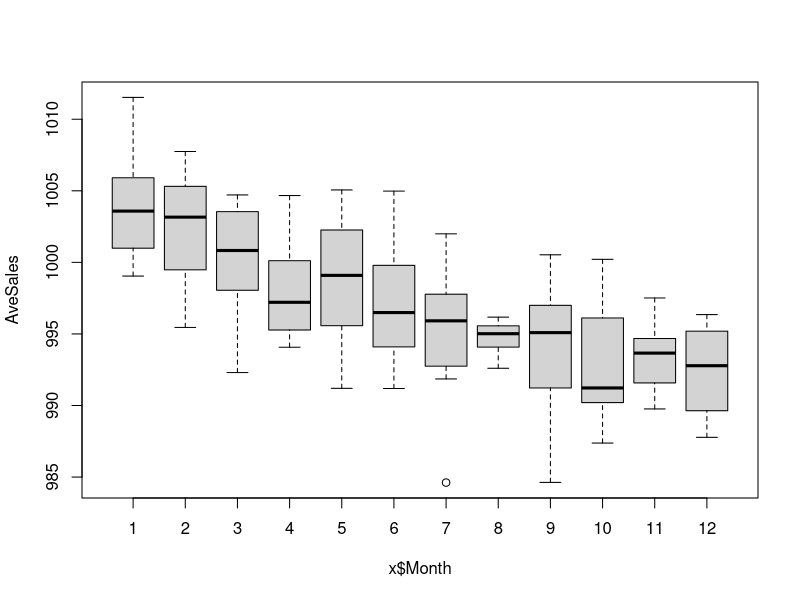
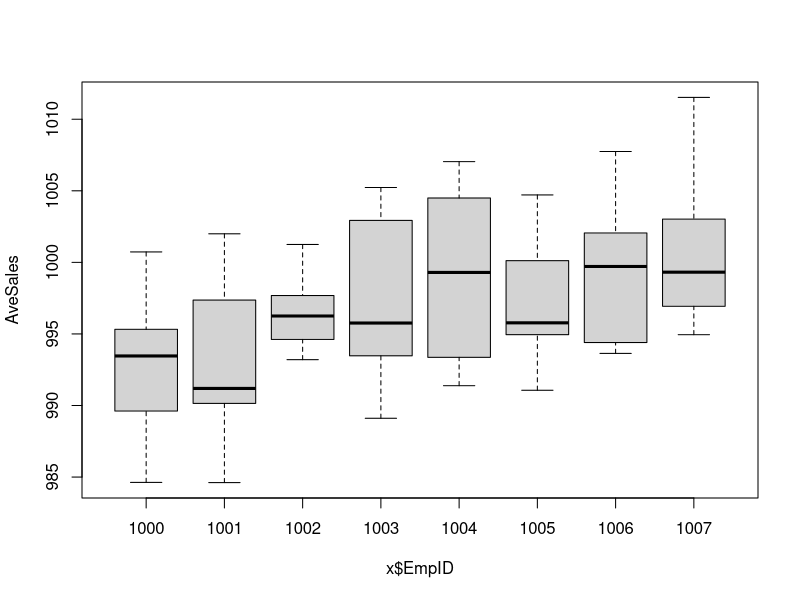
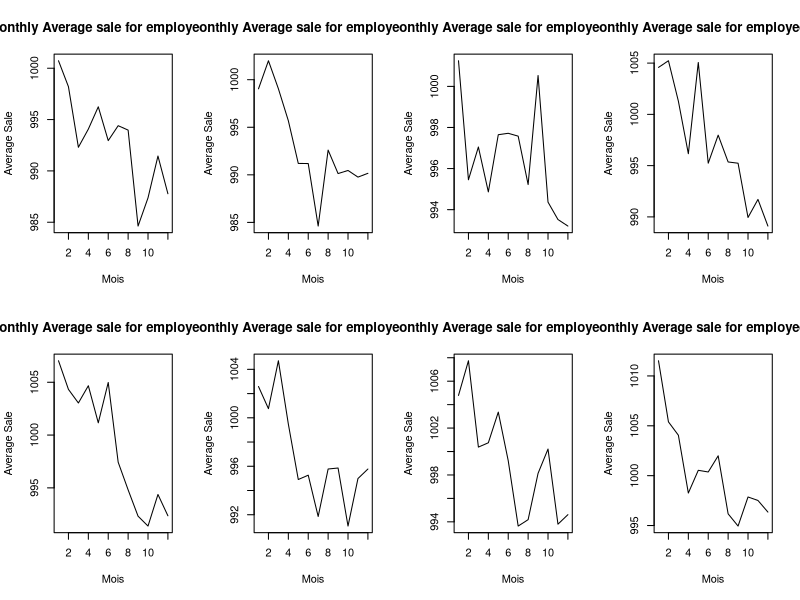
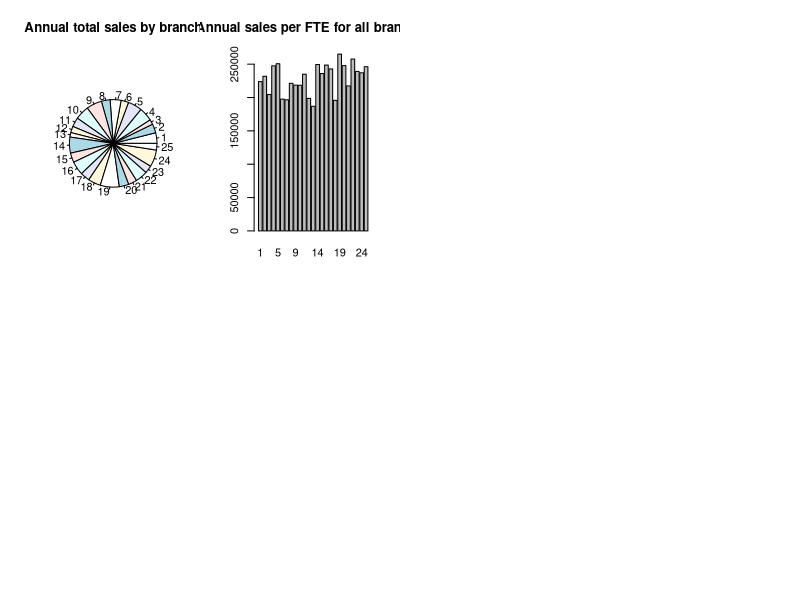
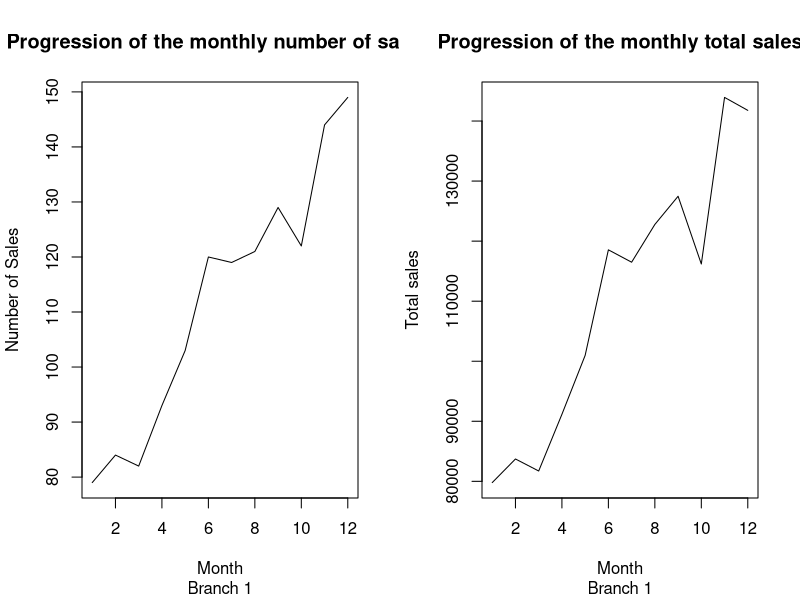

Recreate these plots in R, in order. (Note: this script raises an error after producing the figures.)
## Solutions to Part 1

x=read.table("employees.txt")

# Question 1
sum(x$nSales)
sum(x$TotSales)

# Question 2
which.max(x$nSales)		# Entry number for the record
x[which.max(x$nSales),]		# Value of that entry

# Question 3
tots=rep(0,8)		# Creating a vector of zeroes
emps=unique(x$EmpID)	# Creating a list of employees
for(i in 1:8){
  tots[i]=sum(x$TotSales[x$EmpID==emps[i]])
}
cbind(emps,tots)	# Place data in two columns and show it

# Question 4
AveSales=x$TotSales/x$nSales	# Computing average sale
boxplot(AveSales~x$Month)	# Variation by month
boxplot(AveSales~x$EmpID)	# Variation by employee

# Question 5
stot=rep(0,8)		# Creating a vector of zeroes
ntot=rep(0,8)
emps=unique(x$EmpID)	# Creating a list of the employees
for(i in 1:8){
  stot[i]=sum(x$TotSales[x$EmpID==emps[i]])
  ntot[i]=sum(x$nSales[x$EmpID==emps[i]])
}
stot/ntot

# THIS WOULD BE WRONG:
mean(AveSales[x$EmpID==1000])		# Error!!!

# Question 6
emps=unique(x$EmpID)
par(mfrow=c(2,4))		# Multiple plits in the same window
for(i in 1000:1007){
  plot(1:12,AveSales[x$EmpID==i],type='l',xlab="Mois",
       ylab="Average Sale")
  title(paste("Monthly Average sale for employee",i))
}

# Question 7
x$EmpID=as.factor(x$EmpID)
model=lm(TotSales~Month+EmpID,x)
summary(model)


## Part II

# Question 1
x=read.table("salesmen.txt")
apply(is.na(x),2,sum)

# Question 2
x[x$EmpID%/%100==25,]
x[x$EmpID>=2500 & x$EmpID<2600,]

# Question 3
branch=x$EmpID%/%100
works=!is.na(x$nSales)
etp=tapply(works,branch,sum)/12

# Question 4
extract=function(i){t(matrix(x$TotSales[branch==i],nrow=12))}
listbybranch=lapply(1:25,extract)

tmp=list()
for(i in 1:25){ tmp[[i]]=extract(i) }

# Question 5
totbybranch=sapply(listbybranch,sum,na.rm=TRUE)
pie(totbybranch)
title("Annual total sales by branch")


# Question 6
avebybranch=totbybranch/etp
barplot(avebybranch)
title("Annual sales per FTE for all branches")

# Question 7
salesevolution=function(i,data){
  keep=data$EmpID%/%100==i
  par(mfrow=c(1,2))
  
  tabSales=matrix(data$nSales[keep],nrow=12)
  nSmonthly=apply(tabSales,1,sum,na.rm=TRUE)
  plot(1:12,nSmonthly,type='l',xlab="Month",
       ylab="Number of Sales")
  title("Progression of the monthly number of sales ")
  title(sub=paste("Branch",i))
  
  tabTot=matrix(data$TotSales[keep],nrow=12)
  totmonthly=apply(tabTot,1,sum,na.rm=TRUE)
  plot(1:12,totmonthly,type='l',xlab="Month",
       ylab="Total sales")
  title("Progression of the monthly total sales")
  title(sub=paste("Branch",i))
}
salesevolution(1,x)


## Part III
# Consider the same exercises, but use piping
# Only questions where this is relevant appear next

x=read.table("employees.txt")

# Question 3, Part I
x %>%
  group_by(EmpID) %>%
  summarise(TotSale=sum(TotSales))

# Question 5, Part I
x %>%
  group_by(EmpID) %>%
  summarise(TotSales=sum(TotSales),nSales=sum(nSales)) %>% 
  mutate(AvgSale=TotSales/nSales)


x=read.table("salesmen.txt")

# Question 2, Part II
x %>% mutate(branch=(EmpID%/%100)) %>%
    filter(branch==25)

# Question 3, Part II
x %>% mutate(branch=(EmpID%/%100)) %>%
  group_by(as.factor(branch)) %>%
  summarise(fte=sum(!is.na(nSales))/12)

# Question 4 to 6, Part II
totbybranch = x %>% mutate(branch=(EmpID%/%100)) %>%
  group_by(as.factor(branch)) %>%
  summarise(fte=sum(!is.na(nSales))/12, TotSales=sum(TotSales,na.rm=TRUE)) %>%
  mutate(Avg=TotSales/fte)
totbybranch
pie(totbybranch$Avg)
title("Annual total sales by branch")
